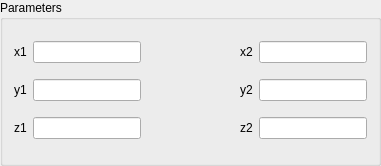
<?xml version="1.0" encoding="UTF-8"?>
<ui version="4.0">
 <class>LineWidget</class>
 <widget class="QWidget" name="LineWidget">
  <property name="geometry">
   <rect>
    <x>0</x>
    <y>0</y>
    <width>381</width>
    <height>166</height>
   </rect>
  </property>
  <property name="windowTitle">
   <string>LineWidget</string>
  </property>
  <layout class="QVBoxLayout" name="verticalLayout">
   <property name="spacing">
    <number>0</number>
   </property>
   <property name="leftMargin">
    <number>0</number>
   </property>
   <property name="topMargin">
    <number>0</number>
   </property>
   <property name="rightMargin">
    <number>0</number>
   </property>
   <property name="bottomMargin">
    <number>0</number>
   </property>
   <item>
    <widget class="QGroupBox" name="groupBox">
     <property name="title">
      <string>Parameters</string>
     </property>
     <layout class="QGridLayout" name="gridLayout">
      <item row="1" column="1">
       <widget class="QLineEdit" name="lineEdit_y1"/>
      </item>
      <item row="1" column="0">
       <widget class="QLabel" name="label_3">
        <property name="text">
         <string>y1</string>
        </property>
       </widget>
      </item>
      <item row="1" column="3">
       <widget class="QLabel" name="label_7">
        <property name="text">
         <string>y2</string>
        </property>
       </widget>
      </item>
      <item row="2" column="0">
       <widget class="QLabel" name="label_4">
        <property name="text">
         <string>z1</string>
        </property>
       </widget>
      </item>
      <item row="2" column="3">
       <widget class="QLabel" name="label_5">
        <property name="text">
         <string>z2</string>
        </property>
       </widget>
      </item>
      <item row="0" column="2">
       <spacer name="horizontalSpacer_2">
        <property name="orientation">
         <enum>Qt::Horizontal</enum>
        </property>
        <property name="sizeHint" stdset="0">
         <size>
          <width>40</width>
          <height>20</height>
         </size>
        </property>
       </spacer>
      </item>
      <item row="1" column="4">
       <widget class="QLineEdit" name="lineEdit_y2"/>
      </item>
      <item row="0" column="1">
       <widget class="QLineEdit" name="lineEdit_x1"/>
      </item>
      <item row="0" column="3">
       <widget class="QLabel" name="label_6">
        <property name="text">
         <string>x2</string>
        </property>
       </widget>
      </item>
      <item row="2" column="4">
       <widget class="QLineEdit" name="lineEdit_z2"/>
      </item>
      <item row="2" column="1">
       <widget class="QLineEdit" name="lineEdit_z1"/>
      </item>
      <item row="0" column="0">
       <widget class="QLabel" name="label_2">
        <property name="text">
         <string>x1</string>
        </property>
       </widget>
      </item>
      <item row="0" column="4">
       <widget class="QLineEdit" name="lineEdit_x2"/>
      </item>
     </layout>
    </widget>
   </item>
  </layout>
 </widget>
 <layoutdefault spacing="6" margin="11"/>
 <resources/>
 <connections/>
</ui>
